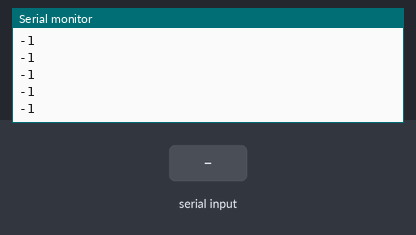
Simulated run of this sketch. Board: Arduino Uno, built with avr-gcc and run on an emulated ATmega328P. Shown: the last lines printed to the serial monitor. The inputs (shaded band) are chosen by the test bench.

Above: at 1.2 s.
1.3 s: byte 30 received over Serial
At 1.32 s:
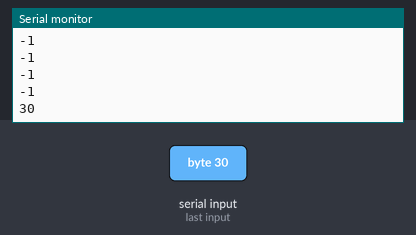
2.8 s: byte 90 received over Serial
At 2.82 s:
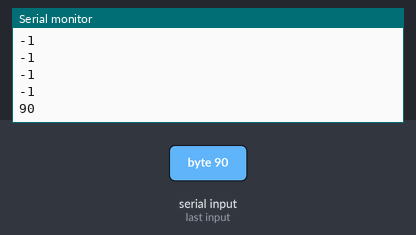
4.3 s: byte 120 received over Serial
At 4.32 s:
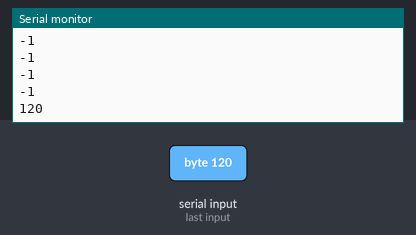
Timing chart, 0 to 7.3 s (numbered marks = the images above; inputs shaded):
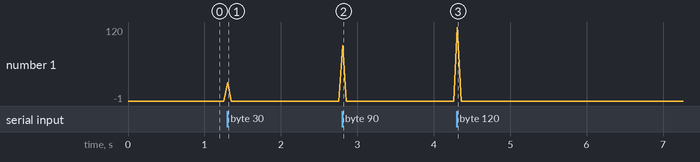

Measured:
- after the input at 1.3 s, the serial monitor: prints a new line at once (image 1)
- after the input at 2.8 s, the serial monitor: prints a new line at once (image 2)
- after the input at 4.3 s, the serial monitor: prints a new line at once (image 3)

The sketch:

ArduinoSlave.ino
```cpp
void setup()
{
  // Begin the Serial at 9600 Baud
  Serial.begin(9600);
}

void loop()
{

  int value = Serial.read();    //Assigns "Value" as a int that reads the serial
  Serial.println(value);        //Prints Int
  delay(50);                    //Delay for stablity

}
```
